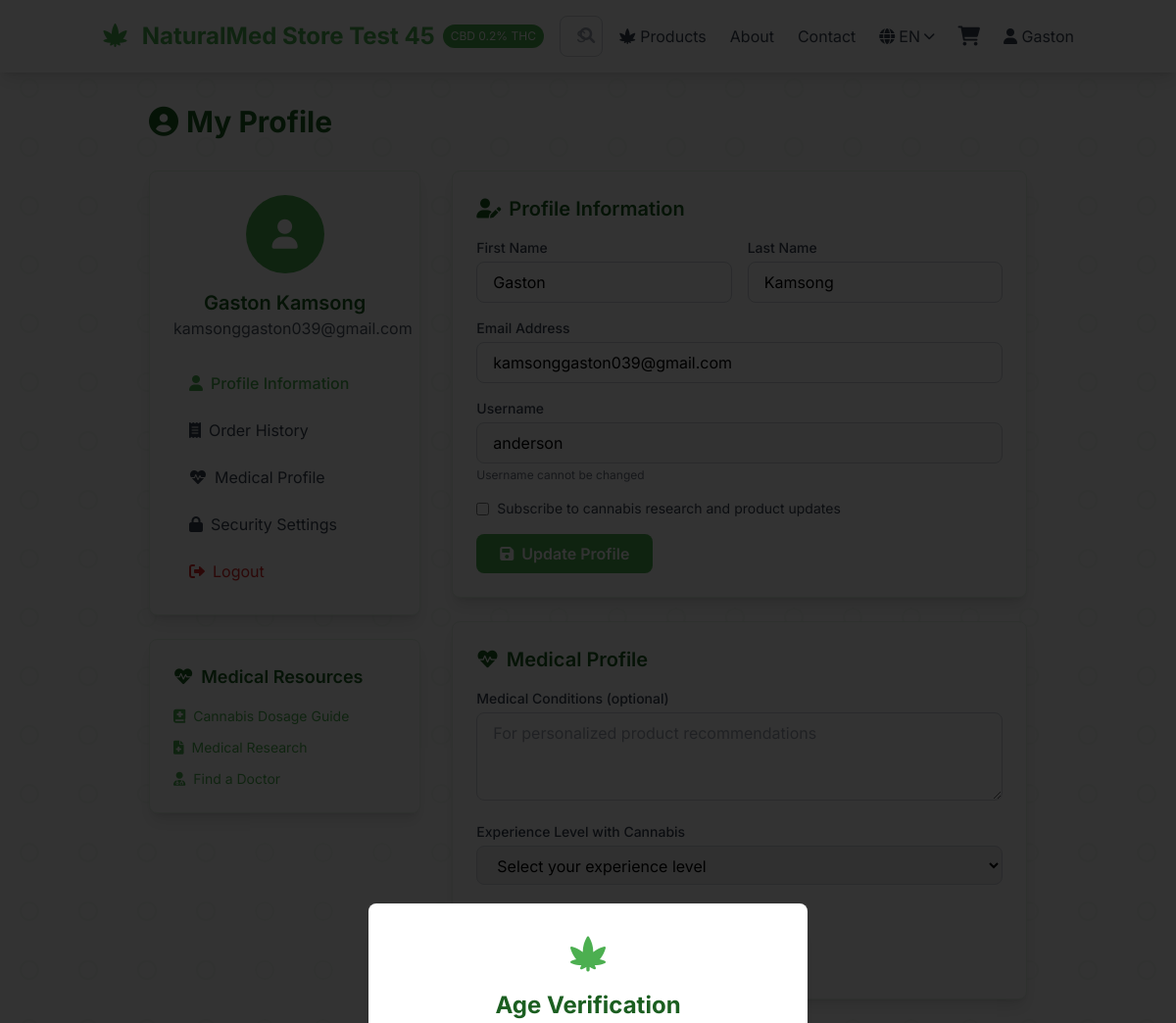
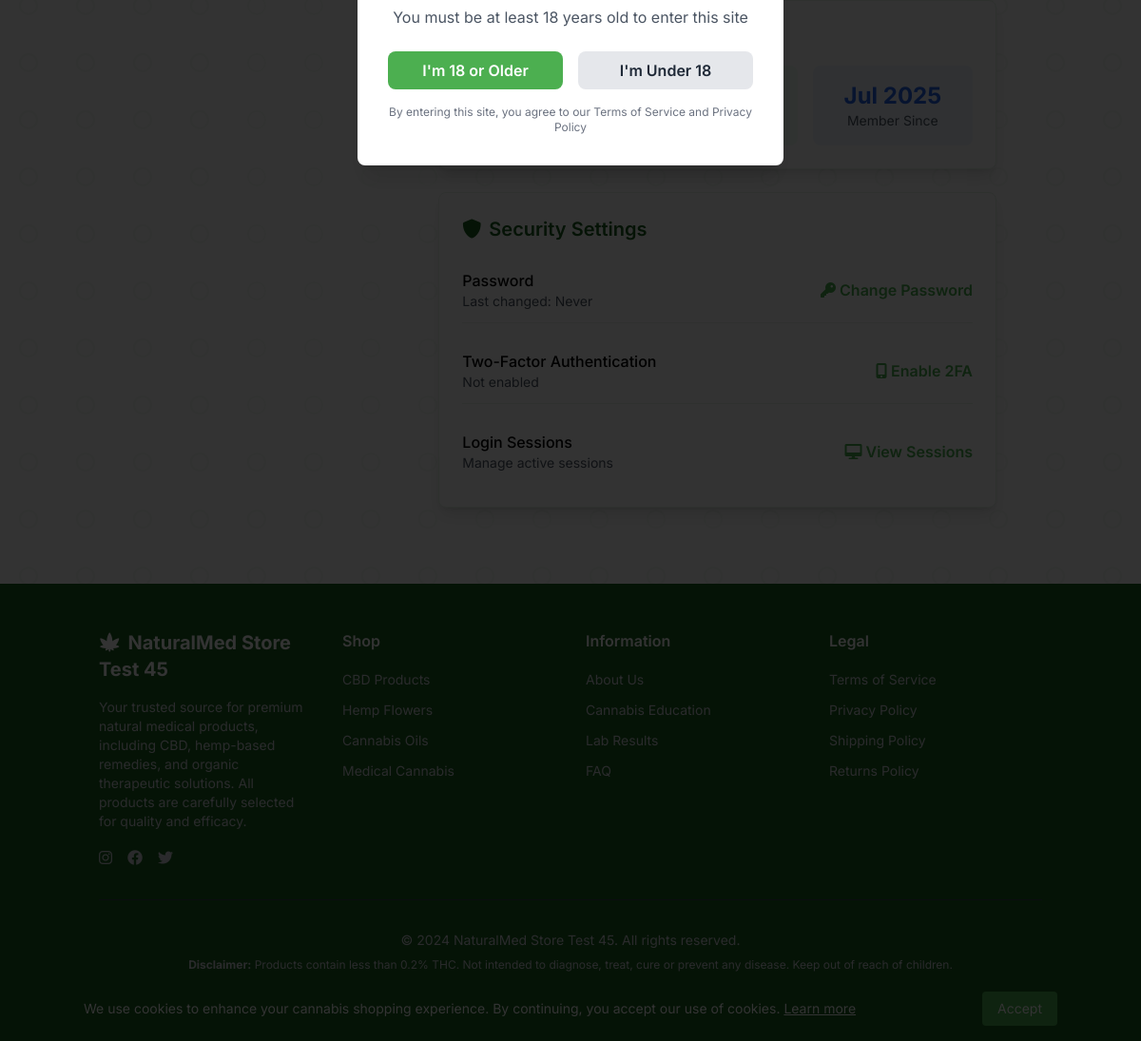
The page /accounts/profile/ (signed in) on the database as committed earlier (2 pictures, top to bottom).
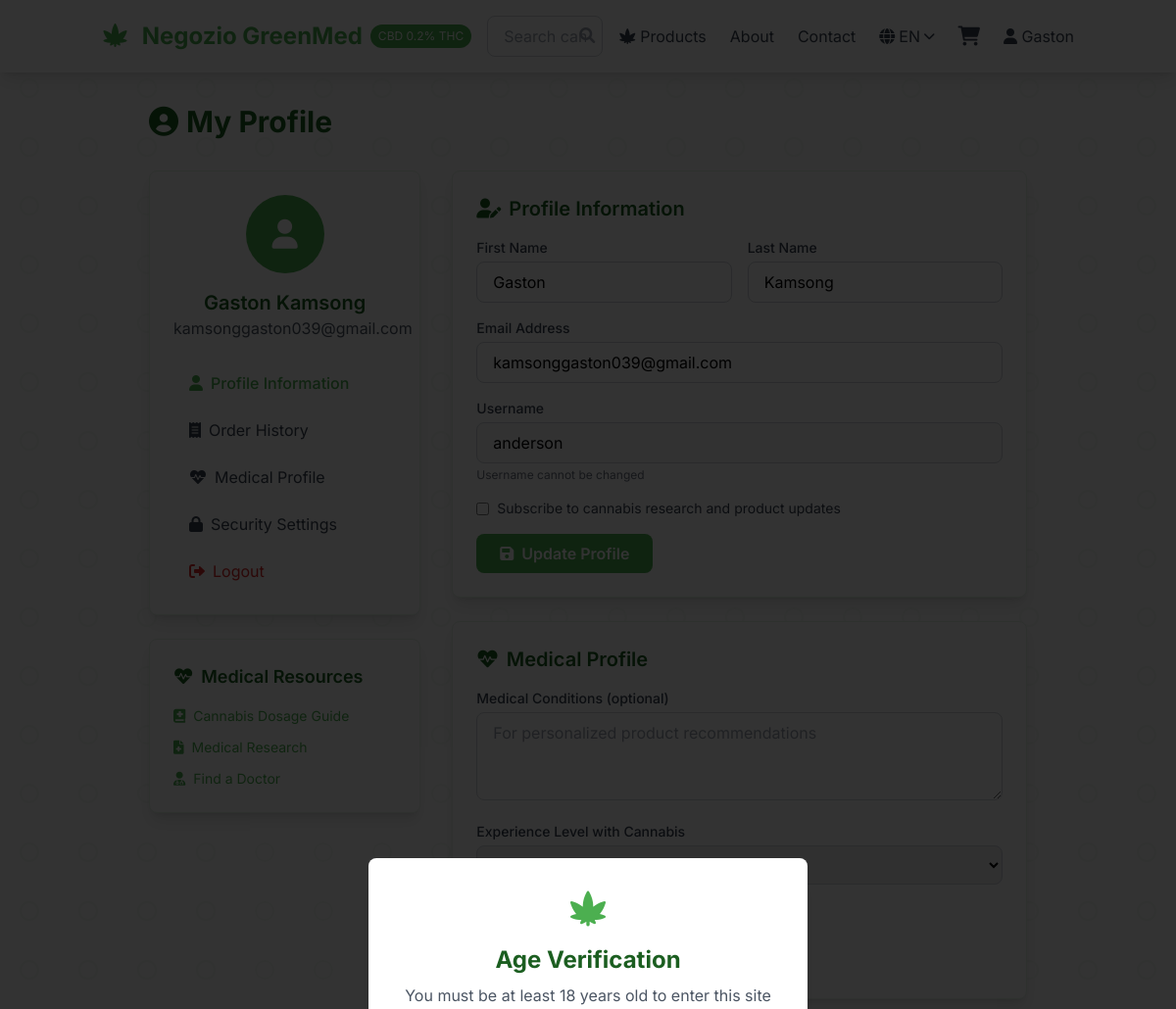
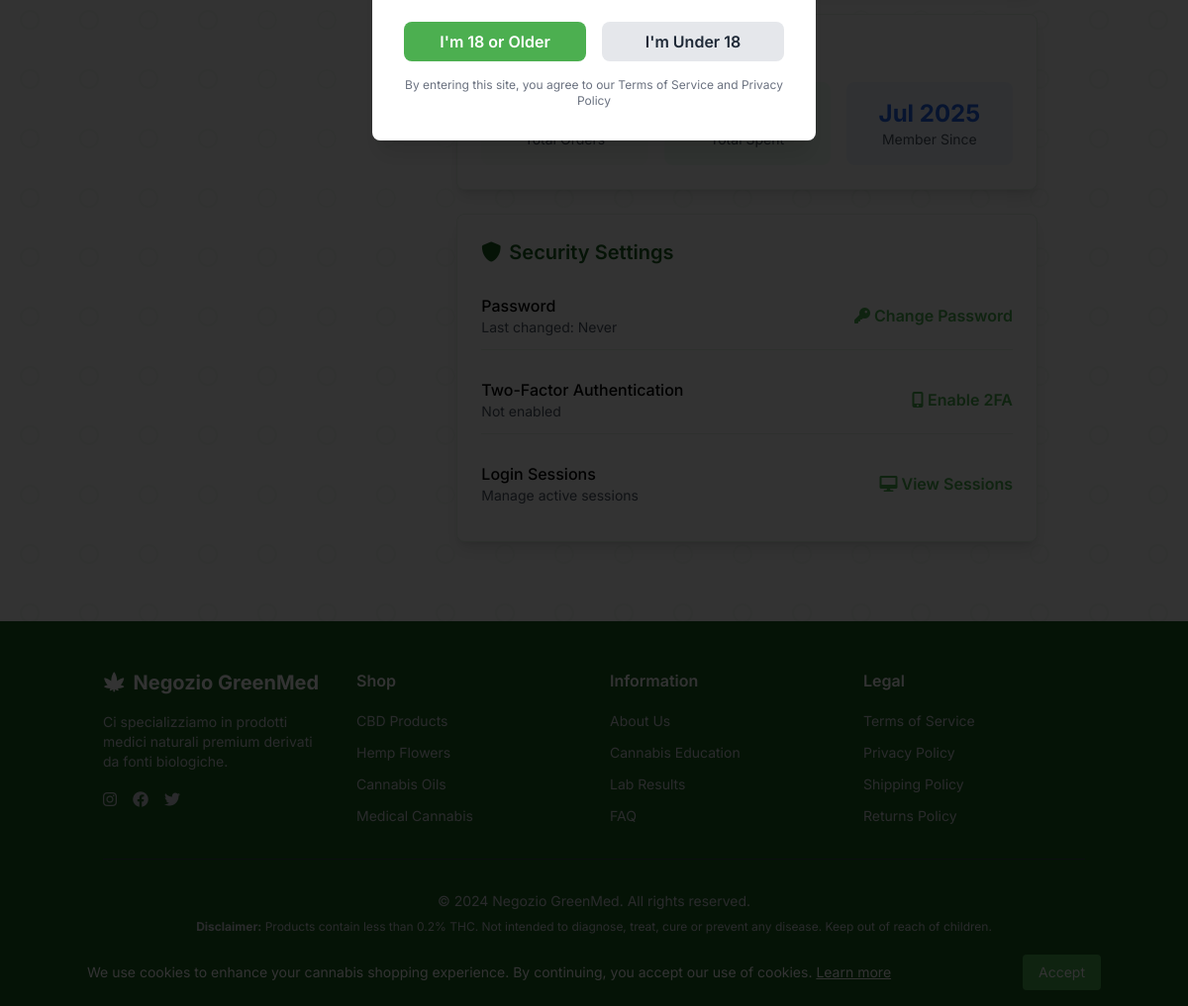
The same page on the database as committed later (2 pictures, top to bottom).
### pages/models.py (models this page shows, shortened)
class SiteSettings(models.Model):
    site_name = models.CharField(_('Site Name'), max_length=100, default='GreenMed Store')
    tagline = models.CharField(_('Tagline'), max_length=200, default='Premium Natural Medical Products')
    email = models.EmailField(_('Email'), default='info@greenmedstore.com')
    phone = models.CharField(_('Phone'), max_length=20, default='+33 1 23 45 67 89')
    address = models.TextField(_('Address'), default='Paris, France')
    facebook_url = models.URLField(_('Facebook URL'), blank=True)
    twitter_url = models.URLField(_('Twitter URL'), blank=True)
    instagram_url = models.URLField(_('Instagram URL'), blank=True)
    business_hours = models.TextField(_('Business Hours'), default='Mon-Fri: 9:00-18:00\nSat: 10:00-16:00\nSun: Closed')
    about_text = models.TextField(_('About Text'), default='We specialize in premium natural medical products derived from organic sources.')
    privacy_policy = models.TextField(_('Privacy Policy'), blank=True)
    terms_of_service = models.TextField(_('Terms of Service'), blank=True)
    class Meta:
        verbose_name = _('Site Settings')
        verbose_name_plural = _('Site Settings')
    @classmethod
    def get_settings(cls):
        settings, created = cls.objects.get_or_create(pk=1)
        return settings

### accounts/views.py (the view)
# urls.py: path('profile/', views.profile, name='profile'),
@login_required
def profile(request):
    return render(request, 'accounts/profile.html')

### cart/cart.py (called while the page is built)
    def __len__(self):
        return sum(item['quantity'] for item in self.cart.values())

### cart/context_processors.py (called while the page is built)
def cart(request):
    return {'cart': Cart(request)}

### pages/context_processors.py (called while the page is built)
def site_settings(request):
    return {'site_settings': SiteSettings.get_settings()}

### templates/accounts/profile.html (shortened to what the changed rows need)
{% extends 'base.html' %}
{% block content %}
{% load i18n %}
<div class="container mx-auto px-4 py-8">
    <div class="max-w-4xl mx-auto">
        <h1 class="text-3xl font-bold text-cannabis-dark mb-8">
            <i class="fas fa-user-circle mr-2"></i>{% trans "My Profile" %}
        </h1>
        <div class="grid grid-cols-1 lg:grid-cols-3 gap-8">
            <div class="lg:col-span-1">
                <div class="bg-white rounded-lg shadow-lg p-6 border border-cannabis-light">
                    <div class="text-center mb-6">
                        <h2 class="text-xl font-semibold text-cannabis-dark">{{ user.get_full_name|default:user.username }}</h2>
                    </div>
                </div>
            </div>
            <div class="lg:col-span-2">
                <div id="medical-profile" class="bg-white rounded-lg shadow-lg p-6 mb-6 border border-cannabis-light">
                    <form class="space-y-4">
                        <div>
                            <label class="block text-sm font-medium text-gray-700 mb-1">{% trans "Experience Level with Cannabis" %}</label>
                            <select class="w-full px-4 py-2 border border-gray-300 rounded-lg focus:ring-2 focus:ring-cannabis-green">
                                <option>{% trans "Select your experience level" %}</option>
                            </select>
                        </div>
                    </form>
                </div>
            </div>
        </div>
    </div>
</div>
{% endblock %}

### templates/base.html (shortened to what the changed rows need)
{% load static %}
{% load i18n %}
<!DOCTYPE html>
<html lang="{{ LANGUAGE_CODE }}">
<head>
    <script src="https://cdn.tailwindcss.com"></script>
    <link rel="stylesheet" href="https://cdnjs.cloudflare.com/ajax/libs/font-awesome/6.0.0/css/all.min.css">
</head>
<body class="bg-white font-sans cannabis-leaf-pattern text-primary">
    <div id="age-verification" class="fixed inset-0 z-50 flex items-center justify-center age-gate hidden">
        <div class="bg-white rounded-lg shadow-xl p-6 sm:p-8 max-w-md mx-4">
            <div class="text-center mb-4 sm:mb-6">
                <h2 class="text-xl sm:text-2xl font-bold text-cannabis-dark">{% trans "Age Verification" %}</h2>
            </div>
        </div>
    </div>
    <nav class="bg-white shadow-lg sticky top-0 z-40">
        <div class="container mx-auto px-4">
            <div class="flex justify-between items-center py-3 sm:py-4">
                <div class="flex items-center">
                    <a href="{% url 'pages:home' %}" class="text-xl sm:text-2xl font-bold text-cannabis-green">
                        <i class="fas fa-cannabis mr-1 sm:mr-2"></i>
                        <span class="hidden xs:inline">{{ site_settings.site_name }}</span>
                    </a>
                </div>
                            {% get_available_languages as LANGUAGES %}
            </div>
        </div>
                        {% get_available_languages as LANGUAGES %}
    </nav>
    <main class="text-primary">
        {% block content %}{% endblock %}
    </main>
    <footer class="bg-cannabis-dark text-white mt-12">
        <div class="container mx-auto px-4 py-8 sm:py-12">
            <div class="grid grid-cols-1 sm:grid-cols-2 lg:grid-cols-4 gap-6 sm:gap-8">
                <div>
                    <h3 class="text-lg sm:text-xl font-bold mb-3 sm:mb-4">
                        <i class="fas fa-cannabis mr-2"></i>{{ site_settings.site_name }}
                    </h3>
                    <p class="text-xs sm:text-sm text-gray-300">
                        {{ site_settings.about_text }}
                    </p>
                    <div class="mt-3 sm:mt-4 flex space-x-3 sm:space-x-4">
                        <a href="#" class="text-gray-300 hover:text-white"><i class="fab fa-instagram"></i></a>
                        <a href="#" class="text-gray-300 hover:text-white"><i class="fab fa-facebook"></i></a>
                        <a href="#" class="text-gray-300 hover:text-white"><i class="fab fa-twitter"></i></a>
                    </div>
                </div>
            </div>
            <div class="border-t border-gray-700 mt-6 sm:mt-8 pt-6 sm:pt-8 text-center text-gray-300">
                <p class="text-xs sm:text-sm">&copy; 2024 {{ site_settings.site_name }}. {% trans "All rights reserved." %}</p>
                <p class="mt-2 text-xs">
                    <strong>{% trans "Disclaimer:" %}</strong> {% trans "Products contain less than 0.2% THC. Not intended to diagnose, treat, cure or prevent any disease. Keep out of reach of children." %}
                </p>
                <p class="mt-2 text-2xs sm:text-xs">
                </p>
            </div>
        </div>
    </footer>
</body>
</html>

Rows that differ between the two databases and show on the page:
changed SiteSettings: site_name "NaturalMed Store Test 45" → "Negozio GreenMed"; about_text "Your trusted source for premium natural medical products, including CBD, hemp-based remedies, and organic therapeutic solutions. All products are carefully selected for quality and efficacy." → "Ci specializziamo in prodotti medici naturali premium derivati da fonti biologiche."
Other text that changed with them:
form field value: "Select your experience level" → (not shown)
